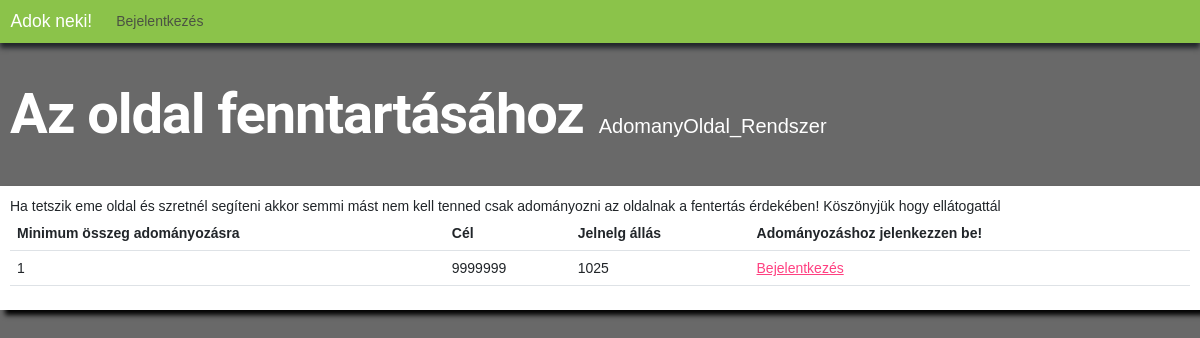
Screenshot of /gyujtes/10/ with the database file from the repository.
### app/models.py (models this page shows, shortened)
class gyujtes(models.Model):
    publikalo = models.ForeignKey(
        settings.AUTH_USER_MODEL, on_delete=models.CASCADE)
    cim = models.CharField(max_length=255)
    leiras = models.TextField()
    promocios = models.BooleanField(default=False)
    minAr = models.IntegerField(null=False)
    cel = models.IntegerField()
    jelenleg = models.IntegerField(default=0)
    datumIdo_UTC = models.DateTimeField(default=timezone.now())
    celDatum = models.DateTimeField(null=True)
    class Meta:
        ordering = ["id"]

### app/views.py (the view)
def gyujtesReszlet(request, gyujtesID):
    print(f"gyujtesReszlet pramétere: {gyujtesID}")
    gyujtesID = gyujtesID
    print(f"gyujtesReszlet paramétere utólag: {gyujtesID}")
    gyujtesReszletek = gyujtes.objects.get(id=gyujtesID)
    if request.method == "POST":
        fizetesElbiralasa = fizetesForm(request.POST)
        if fizetesElbiralasa.is_valid():
            fizetendo = fizetesElbiralasa.cleaned_data["osszeg"]
            print(fizetendo)
            megjegyzes = fizetesElbiralasa.cleaned_data["megjegyzes"]
            print(megjegyzes)
            sikeresFizetes = False
            adomanyozoFelh = felhasznalo.objects.get(becenev=request.user.id)
            gyujtesTargy = gyujtes.objects.get(id=gyujtesID)
            if adomanyozoFelh.egyenleg >= fizetendo and gyujtesTargy.minAr <= fizetendo:
                sikeresFizetes = True
                print(sikeresFizetes)
                adomanyozoFelh.egyenleg -= fizetendo
                gyujtesTargy.jelenleg += fizetendo
                adomanyGyujto = felhasznalo.objects.get(
                    becenev=gyujtesTargy.publikalo_id)
                adomanyGyujto.egyenleg += fizetendo
                gyujtesTargy.save()
                adomanyozoFelh.save()
                adomanyGyujto.save()
                fizetesMentes = fizetes.objects.create(ki=adomanyozoFelh.becenev, gyujtesnek=gyujtes.objects.get(
                    id=gyujtesID), mennyit=fizetendo, megjegyzes=megjegyzes)
                fizetesMentes.save()
                sikeresFizetes = True
                return redirect("home")
            else:
                sikeresFizetes = False
                return HttpResponse("A vásárlásod sikertelen! Előfordulhat nem volt elég egyenleged vagy a minimumnél kevesebbet adományoztál! Lépj vissza é Próbált újra!")
    else:
        fizetesElbiralasa = fizetesForm(request.POST)
    elerteCel_EXT(gyujtesReszletek.id)
    return render(request, "templates/app/gyujtesReszlet.html", {"cim": "Adok neki! - "+gyujtesReszletek.cim, "gyujtesReszletek": gyujtesReszletek, "form": fizetesElbiralasa})

### app/views.py (called while the page is built)
def elerteCel_EXT(cel):
    print("elérte e gyűjtés a célját?")
    gyujtesEll = gyujtes.objects.get(id=cel)
    if gyujtesEll.cel <= gyujtesEll.jelenleg:
        print("Igen")
        jelenlegiDatum = timezone.now()
        gyujtesEll.celDatum = jelenlegiDatum
        gyujtesEll.save()
    else:
        print("Nem")

### app/templates/app/gyujtesReszlet.html
{% extends "templates/app/layout/layout_nav.html" %}
{% block content %}
<div id="koszonto">
    <h1 id="oldalcim">{{gyujtesReszletek.cim}}</h1><span id="bejelentkezettFelh">{{gyujtesReszletek.publikalo}}</span>
</div>
{% if user.is_authenticated %}
<div id="doboz">
    <div id="leiras">
        <span>{{gyujtesReszletek.leiras}}</span>
    </div>
    <table id="reszletTabla" class="table">
        <thead>
            <th scope="col">Minimum összeg adományozásra</th>
            <th scope="col">Cél</th>
            <th scope="col">Jelnelg állás</th>
        </thead>
        <tbody>
            <tr>
                <td scope="row">{{gyujtesReszletek.minAr}}</td>
                <td scope="row">{{gyujtesReszletek.cel}}</td>
                <td scope="row">{{gyujtesReszletek.jelenleg}}</td>
            </tr>
        </tbody>
    </table>
    <h3 id="fizetes">Fizetés</h3>
    <div>
        <table class="table">
            <form action="" method="post">
                {% csrf_token%}
                {{form.as_table}}
                <tr>
                    <td scope="row">Készen áll? Ne felejtse, sem nekünk sem gyűjtőnek nem álljogában a vissza utalás!
                    </td>
                    <td><input type="submit" value="Fizetés" class="mdl-button mdl-js-button mdl-button--raised"></td>
                </tr>
            </form>
        </table>
    </div>
</div>
{% else %}
<div id="doboz">
    <div id="leiras">
        <span>{{gyujtesReszletek.leiras}}</span>
    </div>
    <table id="reszletTabla" class="table">
        <thead>
            <th scope="col">Minimum összeg adományozásra</th>
            <th scope="col">Cél</th>
            <th scope="col">Jelnelg állás</th>
            <th scope="col">Adományozáshoz jelenkezzen be!</th>
        </thead>
        <tbody>
            <tr>
                <td scope="row">{{gyujtesReszletek.minAr}}</td>
                <td scope="row">{{gyujtesReszletek.cel}}</td>
                <td scope="row">{{gyujtesReszletek.jelenleg}}</td>
                <td scope="row"><a href="{% url 'bejelentkezes' %}"">Bejelentkezés</a></td>
            </tr>
        </tbody>
    </table>
</div>
{% endif %}
{% endblock %}

### app/templates/app/layout/layout_nav.html (shortened to what this page needs)
{% extends "templates/app/layout/layout_head.html"%}
{%block navbar%}
<nav class="navbar navbar-expand-lg bg-primary">
    <div class="container-fluid">
        <a href="{% url 'kezdolap' %}" id="kezdolapVissza" class="navbar-brand">Adok neki!</a>
        <div class="collapse navbar-collapse" id="navbarNavDropdown">
            {% if user.is_authenticated%}
            <ul class="navbar-nav">
                <li class="nav-item">
                    <a href="{% url 'profil'%}" class="mdl-navigation__link">{{UserModel.username}}</a>
                </li>
                <li><a href="{%url 'profil'%}" id="ugras" class="nav-item">Üdv {{request.user.username}}!</a></li>
                <li><a href="{%url 'profilSzerk'%}" id="ugras" class="nav-item">Profil szerkesztés</a></li>
                <li><a href="{%url 'egyenlegFel'%}" id="ugras" class="nav-item">Egyenleg feltöltés</a></li>
                <li><a href="{%url 'gyujtesStat'%}" id="ugras" class="nav-item">Gyűjtés statisztika</a></li>
                <li><a href="{%url 'ujGyujtes'%}" id="ugras" class="nav-item">Gyűjtés létrehozása</a></li>
                <li>
                    <a href="{% url 'kijelentkezes'%}" class="mdl-navigation__link nav-item">Kijelentkezés</a>
                </li>
            </ul>
            {%else%}
            <ul class="navbar-nav">
                <li class="nav-item">
                    <a href="{% url 'bejelentkezes' %}" class="mdl-navigation__link">Bejelentkezés</a>
                </li>
            </ul>
            {%endif%}
        </div>
    </div>
</nav>
{%endblock%}

### app/templates/app/layout/layout_head.html (shortened to what this page needs)
<!DOCTYPE html>
<html lang="hu">
<head>
    {% load static %}
    <link rel="stylesheet" href="{% static 'bootstrap-5.2.0-beta1-dist/css/bootstrap.css'%}">
    {% load static %}
    <link href="{% static 'mdl/material.min.css' %}" rel="stylesheet">
    {% load static %}
    <link rel="stylesheet" href="{% static 'main_style.css' %}">
</head>
<body>
{% block navbar %}
{% endblock %}
{% block content%}
{%endblock%}
</body>
</html>

### app/static/app/main_style.css (style rules this page uses)
body { background-color: #696969; }
#oldalcim { color: white; font-weight: 700; padding: 10px; }
#kezdolapVissza { color: white; text-decoration-line:none; }
#doboz { background-color: white; padding: 10px; box-shadow: 5px 5px 5px black; }
table { width:-moz-available }
.navbar { box-shadow: 0px 5px 5px; }
.navbar-nav .nav-item { padding: 0 10px 0 10px; }
#koszonto { display: flex; align-content: center; align-items:baseline; flex-direction:row; }
#bejelentkezettFelh { color: white; font-size: 20px; padding: 0 0 0 5px; }

### rows the page displays
gyujtes: cim "Az oldal fenntartásához", publikalo "AdomanyOldal_Rendszer", leiras "Ha tetszik eme oldal és szretnél segíteni akkor semmi mást nem kell tenned csak adományozni az oldalnak a fentertás érdekében! Köszönyjük hogy ellátogattál", minAr "1", cel "9999999", jelenleg "1025"
